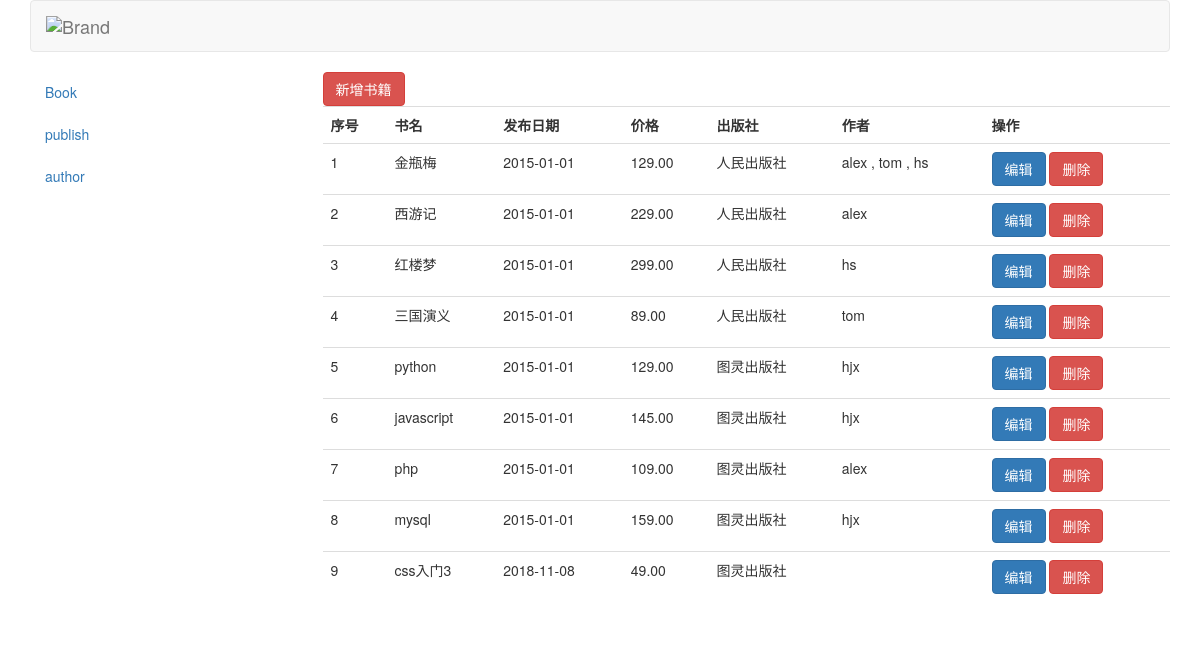
The app's page /index/ with its own data.
### app01/models.py (models this page shows)
class Book(models.Model):
    nid = models.AutoField(primary_key=True)
    title = models.CharField(max_length=32)
    publishDate = models.DateField()
    price = models.DecimalField(max_digits=5,decimal_places=2)
    zan = models.IntegerField(default=0)
    cai = models.IntegerField(default=0)
    publish = models.ForeignKey(to="Publish",to_field='nid',on_delete=models.CASCADE)
    authors = models.ManyToManyField(to="Author");

class Publish(models.Model):
    nid = models.AutoField(primary_key=True)
    name = models.CharField(max_length=32)
    city = models.CharField(max_length=32)
    email = models.EmailField()

class Author(models.Model):
    nid = models.AutoField(primary_key=True)
    name = models.CharField(max_length=32)
    age = models.IntegerField()
    authordetail = models.OneToOneField(to="AuthorDetail",to_field='nid',on_delete=models.CASCADE)

### app01/views.py (the view)
# urls.py: re_path('index/', views.index),
def index(request):
    res = Book.objects.all()
    return render(request,'index.html',{"book_list":res})

### templates/index.html
{% extends 'base.html' %}
{% block con %}
    <a class="btn btn-danger" href="/book/add/">新增书籍</a>
    <table class="table">
        <tr>
            <th>序号</th>
            <th>书名</th>
            <th>发布日期</th>
            <th>价格</th>
            <th>出版社</th>
            <th>作者</th>
            <th>操作</th>
        </tr>
        {% for book in book_list %}
            <tr>
                <td>{{ forloop.counter }}</td>
                <td>{{ book.title }}</td>
                <td>{{ book.publishDate|date:'Y-m-d' }}</td>
                <td>{{ book.price }}</td>
                <td>{{ book.publish.name }}</td>
                <td>
                    {% for author in book.authors.all %}
                        <span>{{ author.name }}</span>
                        {% if forloop.last %}
                        <span></span>
                        {% else %}
                        <span>,</span>
                        {% endif %}
                    {% endfor %}
                </td>
                <td>
                    <a class="btn btn-primary" href="/book/{{ book.nid }}/edit/">编辑</a>
                    <a class="btn btn-danger" href="/book/{{ book.nid }}/del/">删除</a>
                </td>
            </tr>
        {% endfor %}
    </table>
{% endblock %}

### templates/base.html (shortened to what this page needs)
<!DOCTYPE html>
<html lang="en">
<head>
    {% include 'inc.html' %}
</head>
<body>
<div class="container">
    <nav class="navbar navbar-default">
      <div class="container-fluid">
        <div class="navbar-header">
          <a class="navbar-brand" href="#">
            <img alt="Brand" src="...">
          </a>
        </div>
      </div>
    </nav>
    <div class="row">
        <div class="col-md-3">
            {% include 'menu.html' %}
        </div>
        <div class="col-md-9">
            {% block con %}{% endblock %}
        </div>
    </div>
</div>
</body>
</html>

### templates/inc.html (shortened to what this page needs)
<link href="https://cdn.jsdelivr.net/npm/bootstrap@3.3.7/dist/css/bootstrap.min.css" rel="stylesheet">

### templates/menu.html
<ul class="nav nav-pills nav-stacked">
  <li role="presentation"><a href="/book/">Book</a></li>
  <li role="presentation"><a href="/publish/">publish</a></li>
  <li role="presentation"><a href="/author/">author</a></li>
</ul>

### records on screen
Book: title "金瓶梅", publishDate "2015-01-01", price "129.00", publish.name "人民出版社"
Author: name "alex"
Author: name "tom"
Author: name "hs"
Book: title "西游记", publishDate "2015-01-01", price "229.00", publish.name "人民出版社"
Book: title "红楼梦", publishDate "2015-01-01", price "299.00", publish.name "人民出版社"
Book: title "三国演义", publishDate "2015-01-01", price "89.00", publish.name "人民出版社"
Book: title "python", publishDate "2015-01-01", price "129.00", publish.name "图灵出版社"
Author: name "hjx"
Book: title "javascript", publishDate "2015-01-01", price "145.00", publish.name "图灵出版社"
Book: title "php", publishDate "2015-01-01", price "109.00", publish.name "图灵出版社"
Book: title "mysql", publishDate "2015-01-01", price "159.00", publish.name "图灵出版社"
Book: title "css入门3", publishDate "2018-11-08", price "49.00", publish.name "图灵出版社"
